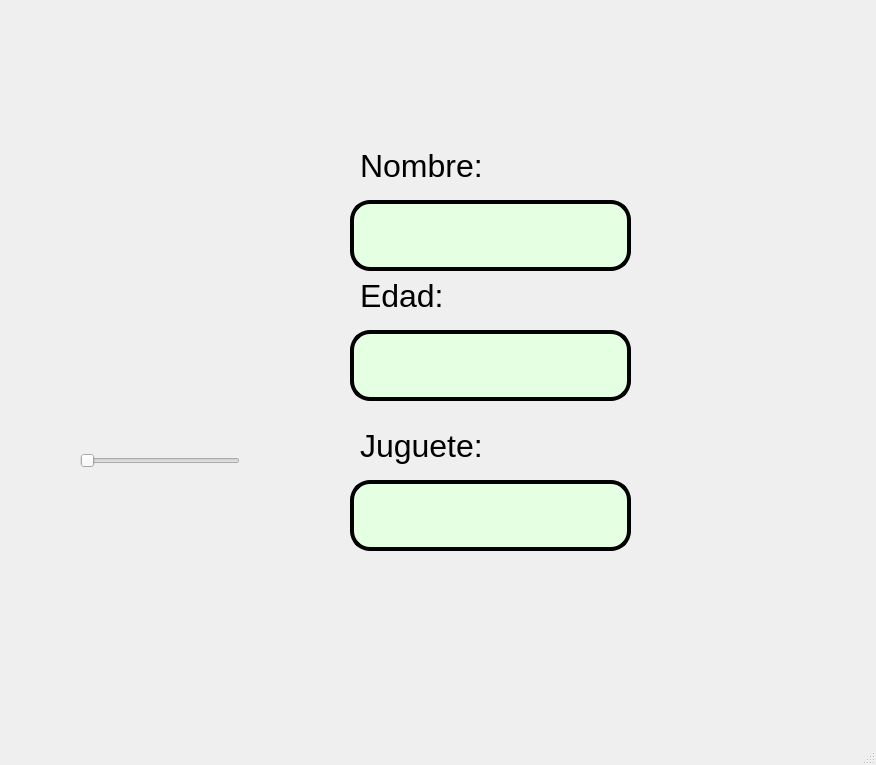
<?xml version="1.0" encoding="UTF-8"?>
<ui version="4.0">
 <class>MainWindow</class>
 <widget class="QMainWindow" name="MainWindow">
  <property name="geometry">
   <rect>
    <x>0</x>
    <y>0</y>
    <width>876</width>
    <height>765</height>
   </rect>
  </property>
  <property name="windowTitle">
   <string>MainWindow</string>
  </property>
  <widget class="QWidget" name="centralwidget">
   <widget class="QLabel" name="label">
    <property name="geometry">
     <rect>
      <x>0</x>
      <y>10</y>
      <width>241</width>
      <height>131</height>
     </rect>
    </property>
    <property name="styleSheet">
     <string notr="true"/>
    </property>
    <property name="text">
     <string/>
    </property>
    <property name="pixmap">
     <pixmap resource="../Archivos/Recursos.qrc">:/Parte2/YO.jpg</pixmap>
    </property>
    <property name="scaledContents">
     <bool>true</bool>
    </property>
   </widget>
   <widget class="QLabel" name="label_2">
    <property name="geometry">
     <rect>
      <x>560</x>
      <y>0</y>
      <width>241</width>
      <height>131</height>
     </rect>
    </property>
    <property name="styleSheet">
     <string notr="true"/>
    </property>
    <property name="text">
     <string/>
    </property>
    <property name="pixmap">
     <pixmap resource="../Archivos/Recursos.qrc">:/Parte2/YO.jpg</pixmap>
    </property>
    <property name="scaledContents">
     <bool>true</bool>
    </property>
   </widget>
   <widget class="QLabel" name="label_3">
    <property name="geometry">
     <rect>
      <x>640</x>
      <y>580</y>
      <width>241</width>
      <height>131</height>
     </rect>
    </property>
    <property name="styleSheet">
     <string notr="true"/>
    </property>
    <property name="text">
     <string/>
    </property>
    <property name="pixmap">
     <pixmap resource="../Archivos/Recursos.qrc">:/Parte2/YO.jpg</pixmap>
    </property>
    <property name="scaledContents">
     <bool>true</bool>
    </property>
   </widget>
   <widget class="QLabel" name="label_4">
    <property name="geometry">
     <rect>
      <x>360</x>
      <y>140</y>
      <width>341</width>
      <height>51</height>
     </rect>
    </property>
    <property name="font">
     <font>
      <pointsize>24</pointsize>
     </font>
    </property>
    <property name="text">
     <string>Nombre:</string>
    </property>
   </widget>
   <widget class="QLineEdit" name="txt_Nombre">
    <property name="geometry">
     <rect>
      <x>350</x>
      <y>200</y>
      <width>281</width>
      <height>71</height>
     </rect>
    </property>
    <property name="font">
     <font>
      <pointsize>24</pointsize>
      <weight>75</weight>
      <bold>true</bold>
     </font>
    </property>
    <property name="styleSheet">
     <string notr="true">background-color: rgb(229, 255, 226);
border:4px solid black;
border-radius: 20px;</string>
    </property>
    <property name="text">
     <string/>
    </property>
    <property name="alignment">
     <set>Qt::AlignCenter</set>
    </property>
   </widget>
   <widget class="QSlider" name="selector_Imagen">
    <property name="geometry">
     <rect>
      <x>80</x>
      <y>450</y>
      <width>160</width>
      <height>22</height>
     </rect>
    </property>
    <property name="orientation">
     <enum>Qt::Horizontal</enum>
    </property>
   </widget>
   <widget class="QLabel" name="Imagen_descripcion">
    <property name="geometry">
     <rect>
      <x>20</x>
      <y>210</y>
      <width>241</width>
      <height>131</height>
     </rect>
    </property>
    <property name="styleSheet">
     <string notr="true"/>
    </property>
    <property name="text">
     <string/>
    </property>
    <property name="pixmap">
     <pixmap resource="../Archivos/Recursos.qrc">:/Parte2/YO.jpg</pixmap>
    </property>
    <property name="scaledContents">
     <bool>true</bool>
    </property>
   </widget>
   <widget class="QLabel" name="label_5">
    <property name="geometry">
     <rect>
      <x>360</x>
      <y>270</y>
      <width>341</width>
      <height>51</height>
     </rect>
    </property>
    <property name="font">
     <font>
      <pointsize>24</pointsize>
     </font>
    </property>
    <property name="text">
     <string>Edad: </string>
    </property>
   </widget>
   <widget class="QLineEdit" name="txt_Edad">
    <property name="geometry">
     <rect>
      <x>350</x>
      <y>330</y>
      <width>281</width>
      <height>71</height>
     </rect>
    </property>
    <property name="font">
     <font>
      <pointsize>24</pointsize>
      <weight>75</weight>
      <bold>true</bold>
     </font>
    </property>
    <property name="styleSheet">
     <string notr="true">background-color: rgb(229, 255, 226);
border:4px solid black;
border-radius: 20px;</string>
    </property>
    <property name="text">
     <string/>
    </property>
    <property name="alignment">
     <set>Qt::AlignCenter</set>
    </property>
   </widget>
   <widget class="QLineEdit" name="txt_Juguete">
    <property name="geometry">
     <rect>
      <x>350</x>
      <y>480</y>
      <width>281</width>
      <height>71</height>
     </rect>
    </property>
    <property name="font">
     <font>
      <pointsize>24</pointsize>
      <weight>75</weight>
      <bold>true</bold>
     </font>
    </property>
    <property name="styleSheet">
     <string notr="true">background-color: rgb(229, 255, 226);
border:4px solid black;
border-radius: 20px;</string>
    </property>
    <property name="text">
     <string/>
    </property>
    <property name="alignment">
     <set>Qt::AlignCenter</set>
    </property>
   </widget>
   <widget class="QLabel" name="label_6">
    <property name="geometry">
     <rect>
      <x>360</x>
      <y>420</y>
      <width>341</width>
      <height>51</height>
     </rect>
    </property>
    <property name="font">
     <font>
      <pointsize>24</pointsize>
     </font>
    </property>
    <property name="text">
     <string>Juguete: </string>
    </property>
   </widget>
  </widget>
  <widget class="QMenuBar" name="menubar">
   <property name="geometry">
    <rect>
     <x>0</x>
     <y>0</y>
     <width>876</width>
     <height>26</height>
    </rect>
   </property>
  </widget>
  <widget class="QStatusBar" name="statusbar"/>
 </widget>
 <resources>
  <include location="../Archivos/Recursos.qrc"/>
 </resources>
 <connections/>
</ui>
